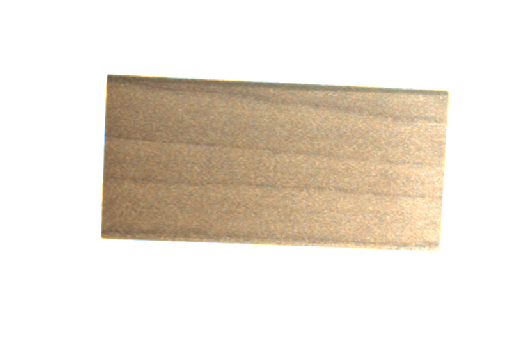
#> input picture picture/ccc.png, 532 x 360 px, found by its file name
$ python mianji.py
#> lines starting #> are read from the running program, lines starting #| are printed output that depends on the picture; after the words box and inside, x2 and y2 are one past the last pixel; in counts of white or black regions, pixels touching at a corner belong together
import cv2
import numpy as np
from PIL import ImageFont,ImageDraw,Image

# 读取图像
image = cv2.imread('ccc.png')
#> image is the input picture: shape (360, 532, 3); mean B, G, R 218.3, 228.6, 236.3

# 转换为灰度图像
gray = cv2.cvtColor(image, cv2.COLOR_BGR2GRAY)
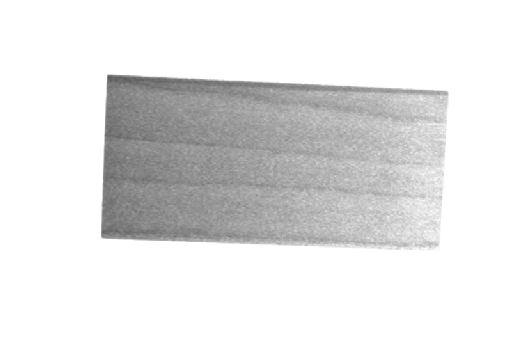
#> gray: shape (360, 532); min 92, max 255, mean 229.7

# 应用高斯模糊，减少噪声
gray = cv2.GaussianBlur(gray, (5, 5), 0)

# 应用Canny边缘检测
edges = cv2.Canny(gray, 50, 150, apertureSize=3)
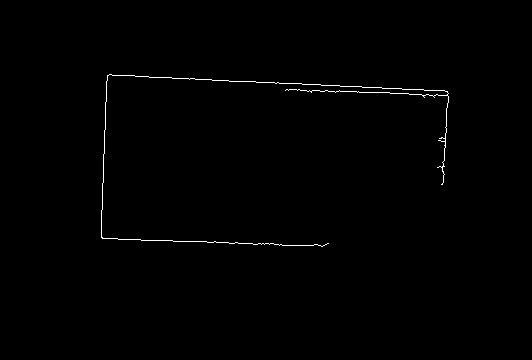
#> edges: shape (360, 532); 0.53% white in thin lines or dots, all inside (x1, y1, x2, y2) = (101, 74, 449, 247)

# 寻找轮廓
contours, _ = cv2.findContours(edges.copy(), cv2.RETR_EXTERNAL, cv2.CHAIN_APPROX_SIMPLE)
#> contours = 1 contour, all with area under 20

# 遍历轮廓，寻找矩形
for contour in contours:
    epsilon = 0.02 * cv2.arcLength(contour, True)
    approx = cv2.approxPolyDP(contour, epsilon, True)
    area = cv2.contourArea(contour)
    text = str(area)  # 将变量转换为字符串
    cv2.putText(image,text,(70,70),cv2.FONT_HERSHEY_SIMPLEX,1,(0, 0, 0))
#> this loop made 1 pass
#> (epsilon, area, text) on pass 1: (41.97, 12.5, '12.5')
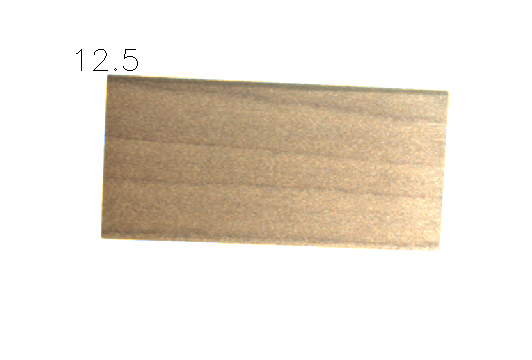
#> image: shape (360, 532, 3); 0.07% of pixels changed, all inside (x1, y1, x2, y2) = (76, 49, 138, 71)

# 显示原始图像
cv2.imshow('Original Image', image)
cv2.waitKey(0)
cv2.destroyAllWindows()
